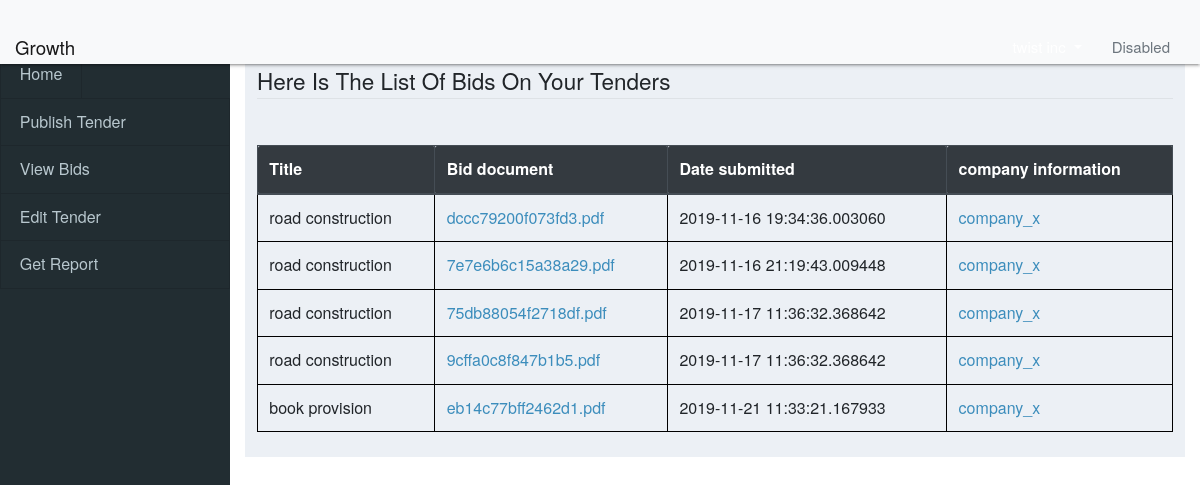
Screenshot of /buyer/view_bids (signed in) with the database file from the repository.
### tables this page shows
CREATE TABLE "bidTender" (
	id INTEGER NOT NULL, 
	bid_id INTEGER, 
	tender_id INTEGER, 
	date_submitted DATETIME, 
	PRIMARY KEY (id), 
	FOREIGN KEY(bid_id) REFERENCES bid (id), 
	FOREIGN KEY(tender_id) REFERENCES tenders (id)
);

### tenderingSystem/model.py (models this page shows, shortened)
class Tenders(db.Model):
    id = db.Column(db.INTEGER, primary_key=True, autoincrement=True)
    entity_name = db.Column(db.String(50), nullable=False)
    entity_type = db.Column(db.String(30), nullable=False)
    title = db.Column(db.String(200), nullable=False, unique=True)
    status = db.Column(db.String(8), nullable=False)
    date_published = db.Column(db.DATETIME, default=datetime.utcnow(), nullable=False)
    date_closed = db.Column(db.DATETIME, nullable=False)
    tender_document = db.Column(db.String(100), nullable=False)
    company = db.Column(db.INTEGER, db.ForeignKey("company.id"))
    is_delete = db.Column(db.Boolean, default=False)
    bidTender = db.relationship('Bid', secondary=bidTender, lazy='dynamic',
                                backref=db.backref('tenders', lazy=True))

class Bid(db.Model):
    id = db.Column(db.INTEGER, primary_key=True, autoincrement=True)
    bid_document = db.Column(db.String(50), nullable=False)
    date_submitted = db.Column(db.DATETIME, default=datetime.utcnow())
    bid_poster = db.Column(db.INTEGER, db.ForeignKey('company.id'))

### tenderingSystem/buyerRoutes.py (the view)
@app.route('/buyer/view_bids', methods=["GET", "POST"])
@login_required
def view_bids():
    company = get_company_information()
    if company:
        tenders = db.engine.execute(f"SELECT * FROM bidTender JOIN Bid ON bidTender.bid_id=Bid.id JOIN Tenders "
                                    f"ON bidTender.tender_id=Tenders.id WHERE company={company.id}")
        return render_template('buyer/bids.html', company_name=company.company_name, tenders=tenders)
    return render_template('buyer/bids.html')

### tenderingSystem/helper_functions.py (called while the page is built)
def get_company_information():
    company = Company.query.filter_by(user=current_user.id).first()
    return company

### tenderingSystem/model.py (called while the page is built)
@login_manager.user_loader
def load_user(user_id):
    return Users.query.get(int(user_id))

### tenderingSystem/templates/buyer/bids.html (shortened to what this page needs)
{% extends("buyer/home.html") %}
{% block head %}
    {{ super() }}
{% endblock %}
{% block sidebar %}
    {{ super() }}
    <link rel="stylesheet" type="text/css" href="{{ url_for('static', filename='css/supplier.css') }}">
{% endblock %}
{% block body %}
    <fieldset class="form-group">
        <legend class="border-bottom mb-4">Here Is The List Of Bids On Your Tenders</legend>
        <table class="table">
            <thead class="thead-dark">
                <tr class="table_name">
                    <th>Title</th>
                    <th>Bid document</th>
                    <th>Date submitted</th>
                    <th>company information</th>
                </tr>
            </thead>
            <tbody>
               {% if tenders %}
                    {% for tender in tenders %}
                       <tr>
                           <td>{{ tender.title }}</td>
                           <td><a href="{{ url_for('download_bds_document', document_name=tender.bid_document) }}" target="_blank">{{ tender.bid_document }}</a></td>
                           <td>{{ tender.date_submitted }}</td>
                           <td><a href="#" onclick="var company = $.get('/company/information/' + {{ tender.bid_id }})" data-toggle="modal" data-target="#exampleModal">{{ "company_x" }}</a></td>
                       </tr>
                   {% endfor %}
               {% endif %}
            </tbody>
        </table>
    </fieldset>
{% endblock %}

### tenderingSystem/templates/buyer/home.html (shortened to what this page needs)
{% extends("buyer.html") %}
{% block head %}
    {{ super() }}
    <link rel="stylesheet" href="{{ url_for('static', filename='css/_all-skins.min.css') }}">
    <link rel="stylesheet" href="{{ url_for('static', filename='css/adminLTE.min.css') }}">
    <link rel="stylesheet" href="{{ url_for('static', filename='css/ionicons.min.css') }}">
    <link rel="stylesheet" href="{{ url_for('static', filename='css/buyer.css') }}">
{% endblock %}
{% block sidebar %}
    <div>
        <ul>
            <li class="waves-effect waves-red sidebar-links"><a  href="{{ url_for('buyer_home') }}">Home</a></li>
            <li class="sidebar-links"><a  href="{{ url_for('publish_tender') }}">Publish Tender</a></li>
            <li class="sidebar-links"><a  href="{{ url_for('view_bids') }}">View Bids</a></li>
            <li class="sidebar-links"><a  href="{{ url_for('edit_tender') }}">Edit Tender</a></li>
            <li class="sidebar-links"><a  href="{{ url_for('get_report') }}">Get Report</a></li>
        </ul>
    </div>
{% endblock %}

### tenderingSystem/templates/buyer.html (shortened to what this page needs)
<!doctype html>
<html lang="en">
  <head>
      {% block head %}
        <link rel="stylesheet" href="https://stackpath.bootstrapcdn.com/bootstrap/4.3.1/css/bootstrap.min.css">
        <link type="text/css" rel="stylesheet" href="css/materialize.min.css" media="screen,projection" />
          <link rel="stylesheet" href="{{ url_for('static', filename='css/_all-skins.min.css') }}">
        <link rel="stylesheet" href="{{ url_for('static', filename='css/adminLTE.min.css') }}">
        <link rel="stylesheet" href="{{ url_for('static', filename='css/ionicons.min.css') }}">
      {% endblock %}
  </head>
  <body class="skin-blue sidebar-mini" style="height: auto; min-height: 100%;">
  <nav class="navbar  navbar-light bg-light sticky-top">
      {% if current_user.user_type == "supplier" %}
          <a class="navbar-brand logo" href="{{ url_for('supplier_home') }}">Growth</a>
      {% elif current_user.user_type == "buyer" %}
          <a class="navbar-brand logo" href="{{ url_for('buyer_home') }}">Growth</a>
      {% endif %}
      <ul class="nav justify-content-end">
          <li class="nav-item dropdown">
              {% if company_name %}
              <a class="nav-link dropdown-toggle" href="#" id="navbarDropdown" role="button" data-toggle="dropdown" aria-haspopup="true" aria-expanded="false">
              </a>
              {% else %}
                  <a class="nav-link dropdown-toggle" href="#" id="navbarDropdown" role="button" data-toggle="dropdown" aria-haspopup="true" aria-expanded="false">
                  Settings
              </a>
              {% endif %}
          </li>
          <li class="nav-item">
            <a class="nav-link disabled" href="#" tabindex="-1" aria-disabled="true">Disabled</a>
          </li>
      </ul>
  </nav>
   <div class="container-fluid">
       <aside class="main-sidebar">
           <section class="sidebar" style="height: auto;">{% block sidebar %}{% endblock %}</section></aside>
       <main class="content-wrapper" style="min-height: auto;">{% block body %}{% endblock %}</main>
       <div class="col-12 col-md-3 col-xl-2 bd-sidebar pt-4 position-sticky">{% block r_sidebar %}{% endblock %}</div>
  </div>
  </body>
</html>

### tenderingSystem/static/css/buyer.css (style rules this page uses)
* { margin:0; padding: 0; font-size: 16px; list-style: none; text-decoration: none; }
.sidebar-links a { position: relative; display: block; text-decoration: none; padding: .75rem 1.25rem; margin-bottom: -1px; background-color: #222d32; border: 1px solid rgba(0, 0, 0, 0.125); border-top-color: rgba(0, 0, 0, .125); transition: all 0.3s ease-in-out 0s; }

### tenderingSystem/static/css/supplier.css (style rules this page uses)
.table { border: 1px; margin-top: 2%; }
.table_name { color: powderblue; }
table, tr, td, th { border: 1px solid black; border-collapse: collapse; }

### rows the page displays
bidTender: title "road construction", bid_document "dccc79200f073fd3.pdf", date_submitted "2019-11-16 19:34:36.003060", value "company_x"
bidTender: title "road construction", bid_document "7e7e6b6c15a38a29.pdf", date_submitted "2019-11-16 21:19:43.009448", value "company_x"
bidTender: title "road construction", bid_document "75db88054f2718df.pdf", date_submitted "2019-11-17 11:36:32.368642", value "company_x"
bidTender: title "road construction", bid_document "9cffa0c8f847b1b5.pdf", date_submitted "2019-11-17 11:36:32.368642", value "company_x"
bidTender: title "book provision", bid_document "eb14c77bff2462d1.pdf", date_submitted "2019-11-21 11:33:21.167933", value "company_x"
